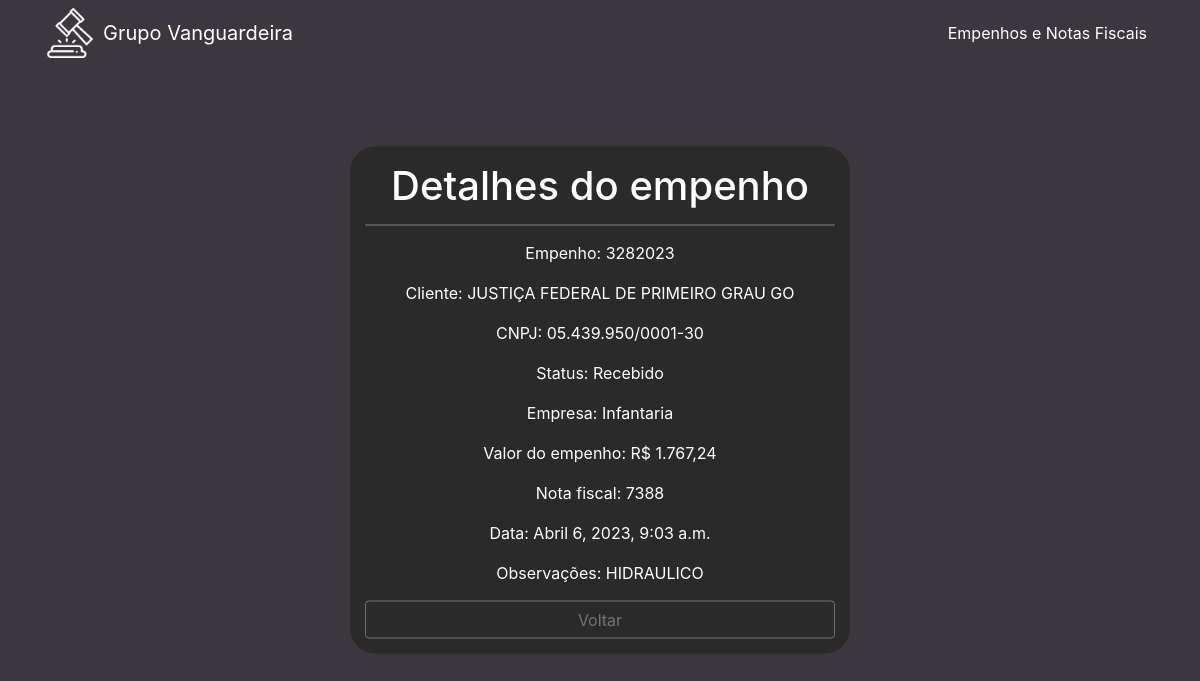
The page /detalhe/270/ on the database its author committed.
### cliente/models.py (models this page shows, shortened)
class Cliente(models.Model):
    numero = models.CharField(max_length=255)
    nome = models.CharField(max_length=255)
    cnpj = models.CharField(max_length=255)
    data_criacao = models.DateTimeField(default=timezone.now)
    categoria = models.ForeignKey(Categoria, on_delete=models.DO_NOTHING)
    empresa = models.ForeignKey(Empresa, on_delete=models.DO_NOTHING)
    empenho = models.FileField(upload_to='empenhos/', max_length=500)
    nfe = models.FileField(upload_to='notas/', max_length=500, default='0', blank=True)
    n_nfe = models.CharField(max_length=255, blank=True)
    descricao = models.TextField(blank=True)
    valor = models.CharField(max_length=255)

class Categoria(models.Model):
    nome = models.CharField(max_length=255)
    def __str__(self):
        return self.nome

class Empresa(models.Model):
    nome = models.CharField(max_length=255)
    def __str__(self):
        return self.nome

### cliente/views.py (the view)
# urls.py: path('detalhe/<int:pk>/', views.detalhe, name="detalhe"),
def detalhe(request, pk):
    cliente = Cliente.objects.get(pk=pk)
    return render(request, 'cliente/detalhe.html', {'cliente': cliente})

### cliente/templates/cliente/detalhe.html
{% extends 'base.html' %}
{% block conteudo %}
<div class="contents">
    <h1>Detalhes do empenho</h1>
    <div class="contents-info">
        <p>Empenho: {{ cliente.numero }}</p>
        <p>Cliente: {{ cliente.nome }}</p>
        <p>CNPJ: {{ cliente.cnpj }}</p>
        <p>Status: {{ cliente.categoria }}</p>
        <p>Empresa: {{ cliente.empresa }}</p>
        <p>Valor do empenho: R$ {{ cliente.valor }}</p>
        <p>Nota fiscal: {{ cliente.n_nfe }}</p>
        <p>Data: {{ cliente.data_criacao }}</p>
        <p>Observações: {{ cliente.descricao }}</p>
        <a href="{{ request.META.HTTP_REFERER }}" class="btn btn-outline-secondary" style="width: 100%">Voltar</a>
    </div>
</div>
{% endblock%}

### rows shown on the page
Cliente: numero "3282023", nome "JUSTIÇA FEDERAL DE PRIMEIRO GRAU GO", cnpj "05.439.950/0001-30", categoria "Recebido", empresa "Infantaria", valor "1.767,24", n_nfe "7388", data_criacao "Abril 6, 2023, 9:03 a.m.", descricao "HIDRAULICO"
